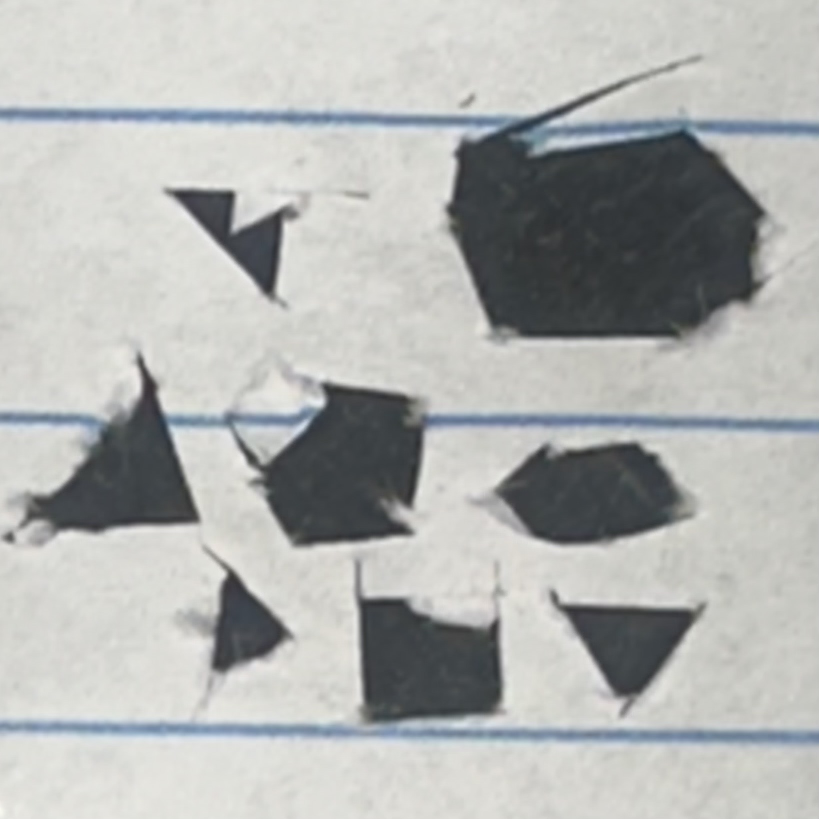
#> input picture og/paper.jpg, 1638 x 1638 px, found by its file name (shown at 1/2 size)
$ python greyscale.py
#> lines starting #> are read from the running program, lines starting #| are printed output that depends on the picture
import cv2

image =cv2.imread("./pattern/paper.jpg")
#> image is the input picture: shape (1638, 1638, 3); mean B, G, R 176.6, 178.5, 176.7

grey_image = cv2.cvtColor(image, cv2.COLOR_BGR2GRAY)
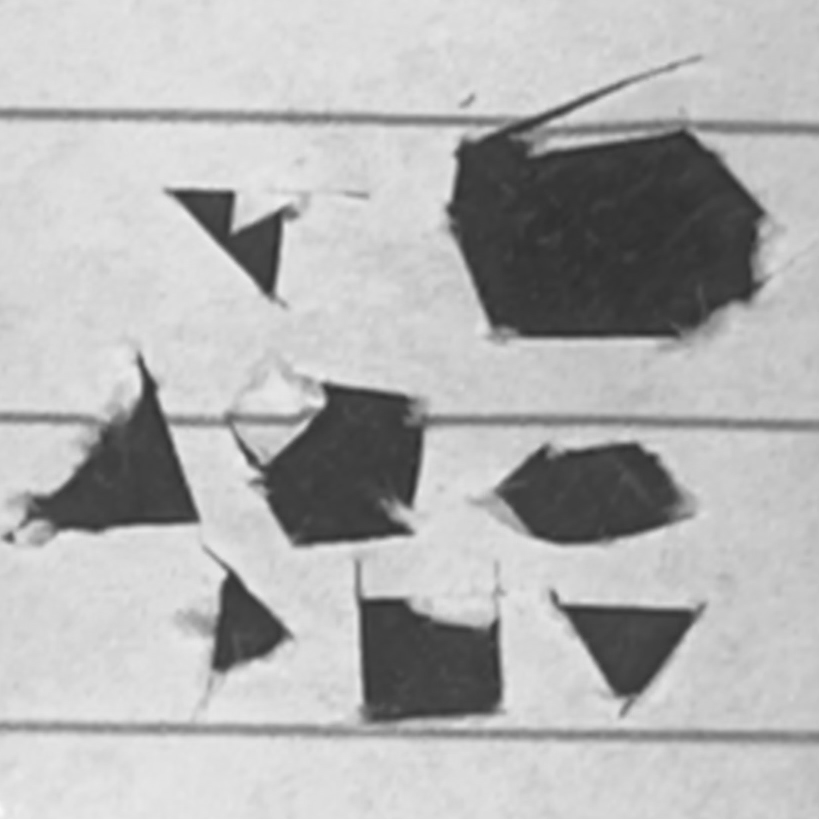
#> grey_image: shape (1638, 1638) (shown at 1/2 size); min 33, max 252, mean 177.8
new_width = int(23)
new_height = int(23)
resized_image = cv2.resize(grey_image, (new_width, new_height), interpolation=cv2.INTER_AREA)
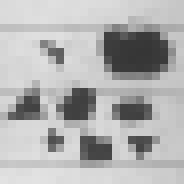
#> resized_image: shape (23, 23) (shown 8 times larger); min 54, max 226, mean 177.7
inverted_image = 255 - grey_image
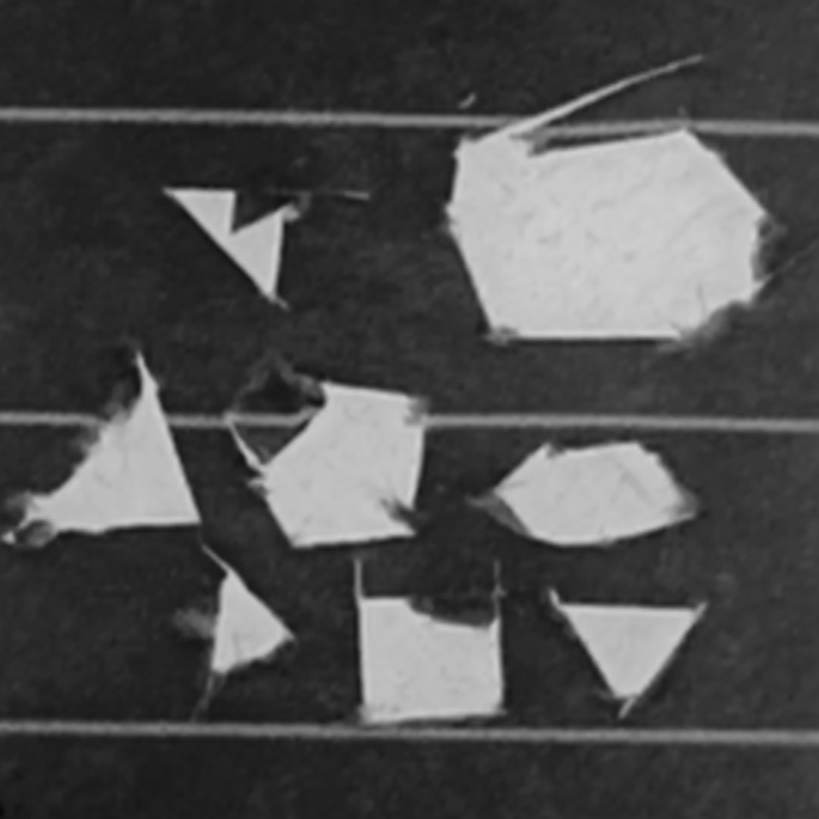
#> inverted_image: shape (1638, 1638) (shown at 1/2 size); min 3, max 222, mean 77.2
cv2.imwrite("./pattern/pattern1reduced.jpg" , resized_image)
cv2.imwrite("./pattern/pattern1grey.jpg" , grey_image)
cv2.imwrite("./pattern/pattern1inverted.jpg" , inverted_image)
